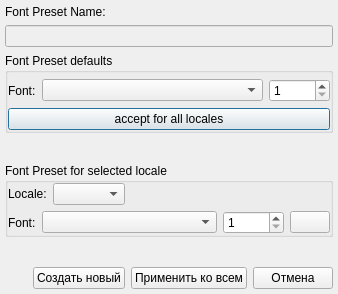
<?xml version="1.0" encoding="UTF-8"?>
<ui version="4.0">
 <class>EditFontDialog</class>
 <widget class="QDialog" name="EditFontDialog">
  <property name="geometry">
   <rect>
    <x>0</x>
    <y>0</y>
    <width>338</width>
    <height>294</height>
   </rect>
  </property>
  <property name="windowTitle">
   <string>Edit Font</string>
  </property>
  <layout class="QVBoxLayout" name="verticalLayout_2">
   <property name="margin">
    <number>5</number>
   </property>
   <item>
    <widget class="QLabel" name="fontPresetNameLabel">
     <property name="text">
      <string>Font Preset Name:</string>
     </property>
    </widget>
   </item>
   <item>
    <widget class="QLineEdit" name="lineEdit_fontPresetName">
     <property name="enabled">
      <bool>false</bool>
     </property>
     <property name="readOnly">
      <bool>false</bool>
     </property>
    </widget>
   </item>
   <item>
    <widget class="QGroupBox" name="fontPresetGroupBox">
     <property name="title">
      <string>Font Preset defaults</string>
     </property>
     <layout class="QVBoxLayout" name="verticalLayout_3">
      <property name="margin">
       <number>0</number>
      </property>
      <item>
       <widget class="QWidget" name="fontPresetWidget" native="true">
        <layout class="QVBoxLayout" name="verticalLayout_4">
         <property name="margin">
          <number>0</number>
         </property>
        </layout>
       </widget>
      </item>
      <item>
       <widget class="QWidget" name="fontWidget" native="true">
        <property name="sizePolicy">
         <sizepolicy hsizetype="Preferred" vsizetype="Maximum">
          <horstretch>0</horstretch>
          <verstretch>0</verstretch>
         </sizepolicy>
        </property>
        <layout class="QHBoxLayout" name="horizontalLayout">
         <property name="margin">
          <number>0</number>
         </property>
         <item>
          <widget class="QLabel" name="fontNameLabel">
           <property name="sizePolicy">
            <sizepolicy hsizetype="Maximum" vsizetype="Preferred">
             <horstretch>0</horstretch>
             <verstretch>0</verstretch>
            </sizepolicy>
           </property>
           <property name="text">
            <string>Font:</string>
           </property>
          </widget>
         </item>
         <item>
          <widget class="QComboBox" name="comboBox_defaultFont"/>
         </item>
         <item>
          <widget class="QSpinBox" name="spinBox_defaultFontSize">
           <property name="sizePolicy">
            <sizepolicy hsizetype="Maximum" vsizetype="Fixed">
             <horstretch>0</horstretch>
             <verstretch>0</verstretch>
            </sizepolicy>
           </property>
           <property name="minimum">
            <number>1</number>
           </property>
           <property name="maximum">
            <number>10000</number>
           </property>
          </widget>
         </item>
        </layout>
       </widget>
      </item>
      <item>
       <widget class="QPushButton" name="pushButton_resetFontForAllLocales">
        <property name="text">
         <string>accept for all locales</string>
        </property>
       </widget>
      </item>
     </layout>
    </widget>
   </item>
   <item>
    <spacer name="verticalSpacer_2">
     <property name="orientation">
      <enum>Qt::Vertical</enum>
     </property>
     <property name="sizeHint" stdset="0">
      <size>
       <width>20</width>
       <height>40</height>
      </size>
     </property>
    </spacer>
   </item>
   <item>
    <widget class="QGroupBox" name="localizedFontPresetGroupBox">
     <property name="sizePolicy">
      <sizepolicy hsizetype="Preferred" vsizetype="Preferred">
       <horstretch>0</horstretch>
       <verstretch>0</verstretch>
      </sizepolicy>
     </property>
     <property name="title">
      <string>Font Preset for selected locale</string>
     </property>
     <layout class="QVBoxLayout" name="verticalLayout_5">
      <property name="margin">
       <number>0</number>
      </property>
      <item>
       <widget class="QWidget" name="selectLocaleWidget" native="true">
        <layout class="QHBoxLayout" name="horizontalLayout_2">
         <property name="margin">
          <number>0</number>
         </property>
         <item>
          <widget class="QLabel" name="selectLocaleLabel">
           <property name="sizePolicy">
            <sizepolicy hsizetype="Maximum" vsizetype="Preferred">
             <horstretch>0</horstretch>
             <verstretch>0</verstretch>
            </sizepolicy>
           </property>
           <property name="text">
            <string>Locale:</string>
           </property>
          </widget>
         </item>
         <item>
          <widget class="QComboBox" name="comboBox_locale">
           <property name="sizePolicy">
            <sizepolicy hsizetype="Maximum" vsizetype="Fixed">
             <horstretch>0</horstretch>
             <verstretch>0</verstretch>
            </sizepolicy>
           </property>
          </widget>
         </item>
         <item>
          <spacer name="horizontalSpacer">
           <property name="orientation">
            <enum>Qt::Horizontal</enum>
           </property>
           <property name="sizeHint" stdset="0">
            <size>
             <width>40</width>
             <height>20</height>
            </size>
           </property>
          </spacer>
         </item>
        </layout>
       </widget>
      </item>
      <item>
       <widget class="QWidget" name="localizedFontWidget" native="true">
        <property name="sizePolicy">
         <sizepolicy hsizetype="Preferred" vsizetype="Maximum">
          <horstretch>0</horstretch>
          <verstretch>0</verstretch>
         </sizepolicy>
        </property>
        <layout class="QHBoxLayout" name="horizontalLayout_3">
         <property name="margin">
          <number>0</number>
         </property>
         <item>
          <widget class="QLabel" name="localizedFontNameLabel">
           <property name="sizePolicy">
            <sizepolicy hsizetype="Maximum" vsizetype="Preferred">
             <horstretch>0</horstretch>
             <verstretch>0</verstretch>
            </sizepolicy>
           </property>
           <property name="text">
            <string>Font:</string>
           </property>
          </widget>
         </item>
         <item>
          <widget class="QComboBox" name="comboBox_localizedFont"/>
         </item>
         <item>
          <widget class="QSpinBox" name="spinBox_localizedFontSize">
           <property name="sizePolicy">
            <sizepolicy hsizetype="Maximum" vsizetype="Fixed">
             <horstretch>0</horstretch>
             <verstretch>0</verstretch>
            </sizepolicy>
           </property>
           <property name="minimum">
            <number>1</number>
           </property>
           <property name="maximum">
            <number>10000</number>
           </property>
          </widget>
         </item>
         <item>
          <widget class="QPushButton" name="pushButton_resetLocaleFont">
           <property name="sizePolicy">
            <sizepolicy hsizetype="Maximum" vsizetype="Fixed">
             <horstretch>0</horstretch>
             <verstretch>0</verstretch>
            </sizepolicy>
           </property>
           <property name="text">
            <string/>
           </property>
           <property name="flat">
            <bool>false</bool>
           </property>
          </widget>
         </item>
        </layout>
       </widget>
      </item>
     </layout>
    </widget>
   </item>
   <item>
    <spacer name="verticalSpacer">
     <property name="orientation">
      <enum>Qt::Vertical</enum>
     </property>
     <property name="sizeHint" stdset="0">
      <size>
       <width>20</width>
       <height>40</height>
      </size>
     </property>
    </spacer>
   </item>
   <item>
    <layout class="QHBoxLayout" name="horizontalLayout_4">
     <item>
      <spacer name="horizontalSpacer_2">
       <property name="orientation">
        <enum>Qt::Horizontal</enum>
       </property>
       <property name="sizeType">
        <enum>QSizePolicy::Expanding</enum>
       </property>
       <property name="sizeHint" stdset="0">
        <size>
         <width>0</width>
         <height>0</height>
        </size>
       </property>
      </spacer>
     </item>
     <item>
      <widget class="QPushButton" name="pushButton_createNew">
       <property name="text">
        <string>Создать новый</string>
       </property>
      </widget>
     </item>
     <item>
      <widget class="QPushButton" name="pushButton_applyToAll">
       <property name="text">
        <string>Применить ко всем</string>
       </property>
      </widget>
     </item>
     <item>
      <widget class="QPushButton" name="pushButton_cancel">
       <property name="text">
        <string>Отмена</string>
       </property>
      </widget>
     </item>
    </layout>
   </item>
  </layout>
 </widget>
 <tabstops>
  <tabstop>spinBox_defaultFontSize</tabstop>
 </tabstops>
 <resources/>
 <connections/>
</ui>
